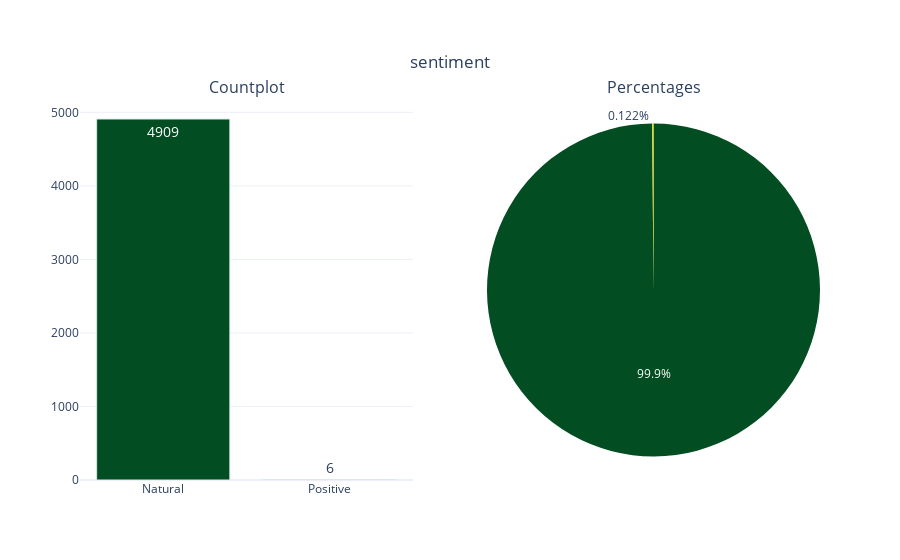

Notebook code cell kept with this figure:
### Code cell
categorical_variable_summary(df,'sentiment')

### Figure 1 — Plotly figure (JSON) as saved in the notebook; plotly's stock layout.template omitted (floating-point values rounded to 4 significant figures)
{"data": [{"marker": {"color": ["#034D22", "#EBE00C", "#1FEB0C", "#0C92EB", "#EB0CD5"], "line": {"color": "#DBE6EC", "width": 1}}, "name": "sentiment", "showlegend": false, "text": ["4909", "6"], "textfont": {"size": 14}, "textposition": "auto", "type": "bar", "x": ["Natural", "Positive"], "xaxis": "x", "y": [4909, 6], "yaxis": "y"}, {"domain": {"x": [0.55, 1], "y": [0, 1]}, "labels": ["Natural", "Positive"], "marker": {"colors": ["#034D22", "#EBE00C", "#1FEB0C", "#0C92EB", "#EB0CD5"]}, "name": "sentiment", "showlegend": false, "textposition": "auto", "type": "pie", "values": [4909, 6]}], "layout": {"annotations": [{"font": {"size": 16}, "showarrow": false, "text": "Countplot", "x": 0.225, "xanchor": "center", "xref": "paper", "y": 1, "yanchor": "bottom", "yref": "paper"}, {"font": {"size": 16}, "showarrow": false, "text": "Percentages", "x": 0.775, "xanchor": "center", "xref": "paper", "y": 1, "yanchor": "bottom", "yref": "paper"}], "title": {"text": "sentiment", "x": 0.5, "xanchor": "center", "y": 0.9, "yanchor": "top"}, "xaxis": {"anchor": "y", "domain": [0, 0.45]}, "yaxis": {"anchor": "x", "domain": [0, 1]}}}
